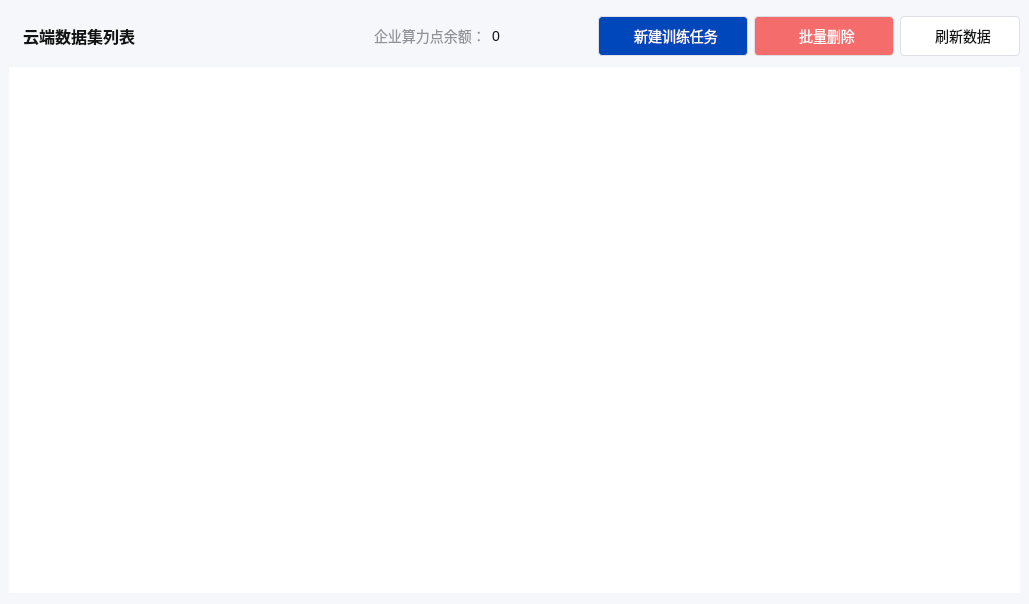
<?xml version="1.0" encoding="UTF-8"?>
<ui version="4.0">
 <class>FormModelTraining</class>
 <widget class="QWidget" name="FormModelTraining">
  <property name="geometry">
   <rect>
    <x>0</x>
    <y>0</y>
    <width>1029</width>
    <height>604</height>
   </rect>
  </property>
  <property name="sizePolicy">
   <sizepolicy hsizetype="Minimum" vsizetype="Preferred">
    <horstretch>0</horstretch>
    <verstretch>0</verstretch>
   </sizepolicy>
  </property>
  <property name="minimumSize">
   <size>
    <width>1000</width>
    <height>0</height>
   </size>
  </property>
  <property name="windowTitle">
   <string>Form</string>
  </property>
  <property name="styleSheet">
   <string notr="true">background: rgb(245,247,250);</string>
  </property>
  <layout class="QVBoxLayout" name="verticalLayout">
   <property name="leftMargin">
    <number>9</number>
   </property>
   <property name="rightMargin">
    <number>9</number>
   </property>
   <item>
    <layout class="QHBoxLayout" name="horizontalLayout">
     <item>
      <widget class="QLabel" name="label">
       <property name="sizePolicy">
        <sizepolicy hsizetype="Preferred" vsizetype="Fixed">
         <horstretch>0</horstretch>
         <verstretch>0</verstretch>
        </sizepolicy>
       </property>
       <property name="minimumSize">
        <size>
         <width>0</width>
         <height>50</height>
        </size>
       </property>
       <property name="maximumSize">
        <size>
         <width>16777215</width>
         <height>50</height>
        </size>
       </property>
       <property name="styleSheet">
        <string notr="true">opacity: 1;
font-size: 16px;
font-weight: bold;
line-height: 24px;
color: #131414;
background-image: url(:/res/image/right-arrow.png);
background-repeat: no-repeat;
background-position: left center;
text-align: left;
padding-left: 10px;</string>
       </property>
       <property name="text">
        <string>云端数据集列表</string>
       </property>
      </widget>
     </item>
     <item>
      <spacer name="horizontalSpacer">
       <property name="orientation">
        <enum>Qt::Horizontal</enum>
       </property>
       <property name="sizeHint" stdset="0">
        <size>
         <width>40</width>
         <height>20</height>
        </size>
       </property>
      </spacer>
     </item>
     <item>
      <widget class="QLabel" name="label_2">
       <property name="styleSheet">
        <string notr="true">font-weight: 400; 
font-size: 14px;
color: #909399 </string>
       </property>
       <property name="text">
        <string>企业算力点余额：</string>
       </property>
      </widget>
     </item>
     <item>
      <widget class="QLabel" name="labelCreditsValue">
       <property name="sizePolicy">
        <sizepolicy hsizetype="Minimum" vsizetype="Preferred">
         <horstretch>0</horstretch>
         <verstretch>0</verstretch>
        </sizepolicy>
       </property>
       <property name="minimumSize">
        <size>
         <width>100</width>
         <height>0</height>
        </size>
       </property>
       <property name="styleSheet">
        <string notr="true">font-weight: 400; 
font-size: 14px;
color: #131414;</string>
       </property>
       <property name="text">
        <string>0</string>
       </property>
      </widget>
     </item>
     <item>
      <widget class="QPushButton" name="btnCreateTask">
       <property name="minimumSize">
        <size>
         <width>150</width>
         <height>40</height>
        </size>
       </property>
       <property name="maximumSize">
        <size>
         <width>16777215</width>
         <height>40</height>
        </size>
       </property>
       <property name="styleSheet">
        <string notr="true">.QPushButton{
    border-radius: 4px;
    opacity: 1;
    background: #0047BB;
    border:1px solid #DCDFE6;
    font-size: 14px;
    font-weight: normal;
    line-height: 24px;
    color: #FFFFFF;
    padding-left:16px;
    padding-right:16px;
    background-image:url(:/res/image/plus.png);
    background-repeat:no-repeat;
    background-position:left center;
    background-origin: content;
    padding-right: 10px;
}

.QPushButton:hover{
	border:1px solid #131414;
}</string>
       </property>
       <property name="text">
        <string>新建训练任务</string>
       </property>
      </widget>
     </item>
     <item>
      <widget class="QPushButton" name="btnDelete">
       <property name="minimumSize">
        <size>
         <width>140</width>
         <height>40</height>
        </size>
       </property>
       <property name="maximumSize">
        <size>
         <width>16777215</width>
         <height>40</height>
        </size>
       </property>
       <property name="styleSheet">
        <string notr="true">.QPushButton{
    border-radius: 4px;
    opacity: 1;
    background: #F56C6C;
    border:1px solid #DCDFE6;
    font-size: 14px;
    font-weight: normal;
    line-height: 24px;
    color: #FFFFFF;
    padding-left:16px;
    padding-right:16px;
    background-image:url(:/res/image/delete.png);
    background-repeat:no-repeat;
    background-position:left center;
    background-origin: content;
    padding-right: 10px;
}

.QPushButton:hover{
	border:1px solid #131414;
}</string>
       </property>
       <property name="text">
        <string>批量删除</string>
       </property>
      </widget>
     </item>
     <item>
      <widget class="QPushButton" name="btnRefresh">
       <property name="minimumSize">
        <size>
         <width>120</width>
         <height>40</height>
        </size>
       </property>
       <property name="maximumSize">
        <size>
         <width>16777215</width>
         <height>40</height>
        </size>
       </property>
       <property name="styleSheet">
        <string notr="true">.QPushButton{
    border-radius: 4px;
    opacity: 1;
    background: #FFFFFF;
    border:1px solid #DCDFE6;
    font-size: 14px;
    font-weight: normal;
    line-height: 24px;
    color: #131414;
    padding-left:16px;
    padding-right:16px;
    background-image:url(:/res/image/refresh.png);
    background-repeat:no-repeat;
    background-position:left center;
    background-origin: content;
    padding-right: 10px;
}

.QPushButton:hover{
	border:1px solid #131414;
}</string>
       </property>
       <property name="text">
        <string>刷新数据</string>
       </property>
      </widget>
     </item>
    </layout>
   </item>
   <item>
    <widget class="QTableView" name="tableView">
     <property name="styleSheet">
      <string notr="true">QTableView {
    background-color: #fff;
    color: #2D3440;
    border: none;
    padding: 2px 4px;
    selection-color: #2D3440;                             /*选中区域的文字颜色*/
    selection-background-color: rgb(255,255,255);        /*选中区域的背景色*/
    font-size:16px;
}
QScrollBar:vertical{
    background: transparent;
    border-radius:5px;
    width: 10px;
}
QScrollBar::handle:vertical {
    background-color: #e0e0e0;
    min-height: 242px;
    border-radius:5px;
    width: 10px;
}

/* 向上区域样式 */
QScrollBar::sub-line:vertical {
    border: none;
}

/* 向下区域样式 */
QScrollBar::add-line:vertical {
    border: none;
}

QScrollBar:horizontal{
    background: transparent;
    border-radius:5px;
    height: 10px;
}
QScrollBar::handle:horizontal {
    background-color: #e0e0e0;
    min-width: 242px;
    border-radius:5px;
    height: 10px;
}

/* 向上区域样式 */
QScrollBar::sub-line:horizontal {
  border: none;
}

/* 向下区域样式 */
QScrollBar::add-line:horizontal {
  border: none;
}</string>
     </property>
    </widget>
   </item>
  </layout>
 </widget>
 <resources/>
 <connections/>
</ui>
